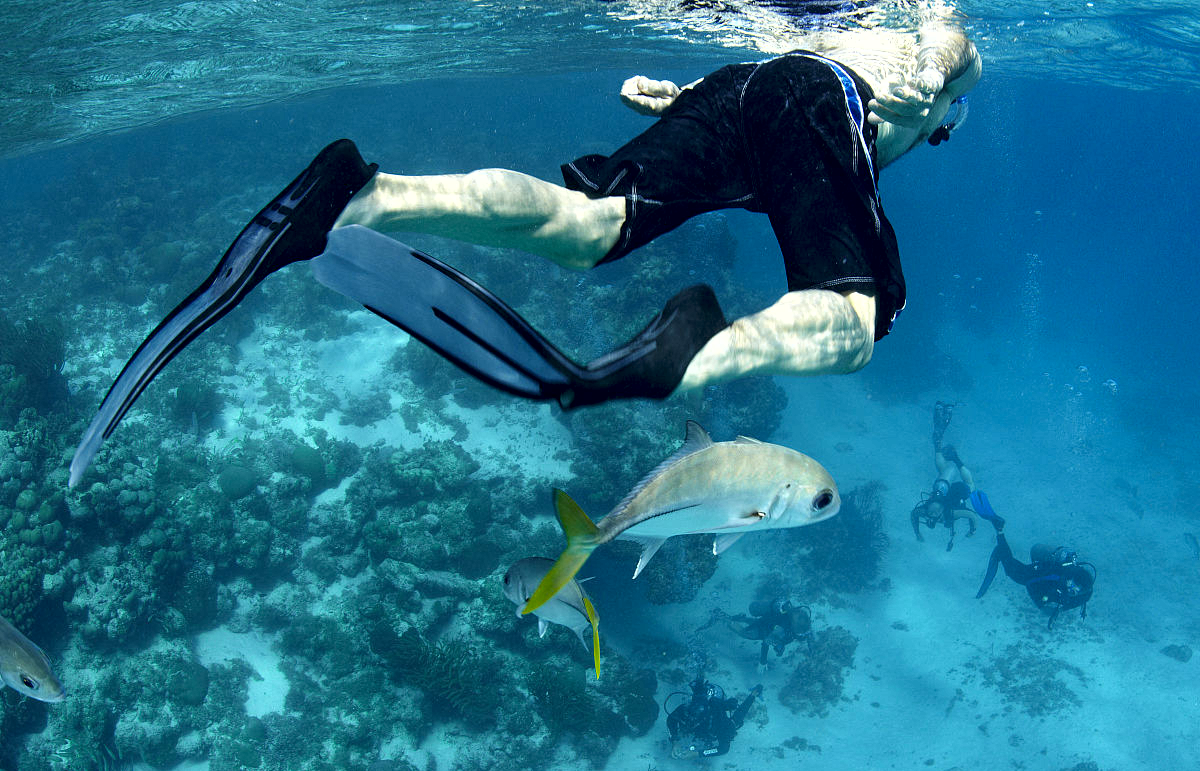
%> input picture uwrepos/NR-UIQA/img1.png, 1200 x 771 px
$ octave --eval "result = Feature_extraction(imread('img1.png'));"   (GNU Octave 9; MATLAB toolbox functions it lacks are replaced by stand-ins)
%> lines starting %> are read from the running program, lines starting %| are printed output that depends on the picture
### uwrepos/NR-UIQA/functions/Colorfulness_feat.m
function color_feature = Colorfulness_feat(I)
 F_color = color_feat(I);
 F_RelayP=Rayleigh_parameter(I);
 F_RelaKL= Rayleigh_KL(I);
 color_feature = [F_color  F_RelayP F_RelaKL];
end

function[feat]=color_feat(I)
feat=[];
I=double(I);
R =I(:,:,1);
G =I(:,:,2);
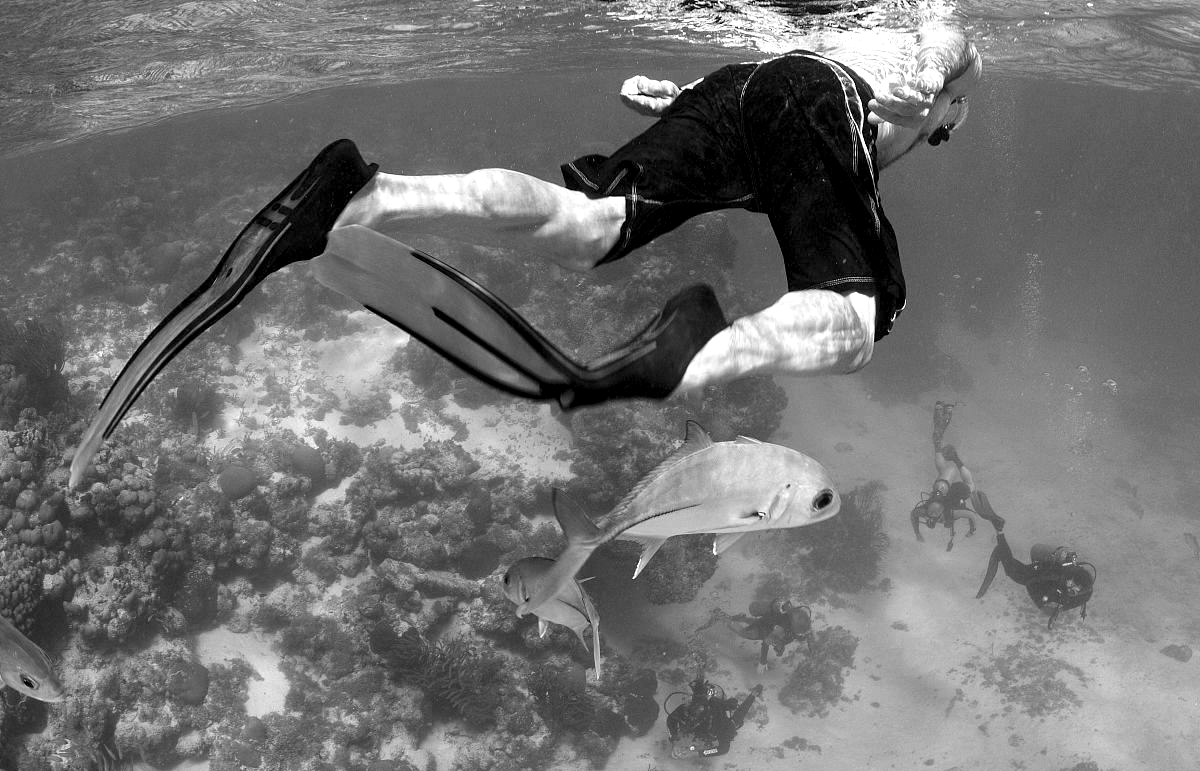
%> G: size 771x1200 double; min 0, max 255, mean 113.9
B =I(:,:,3);
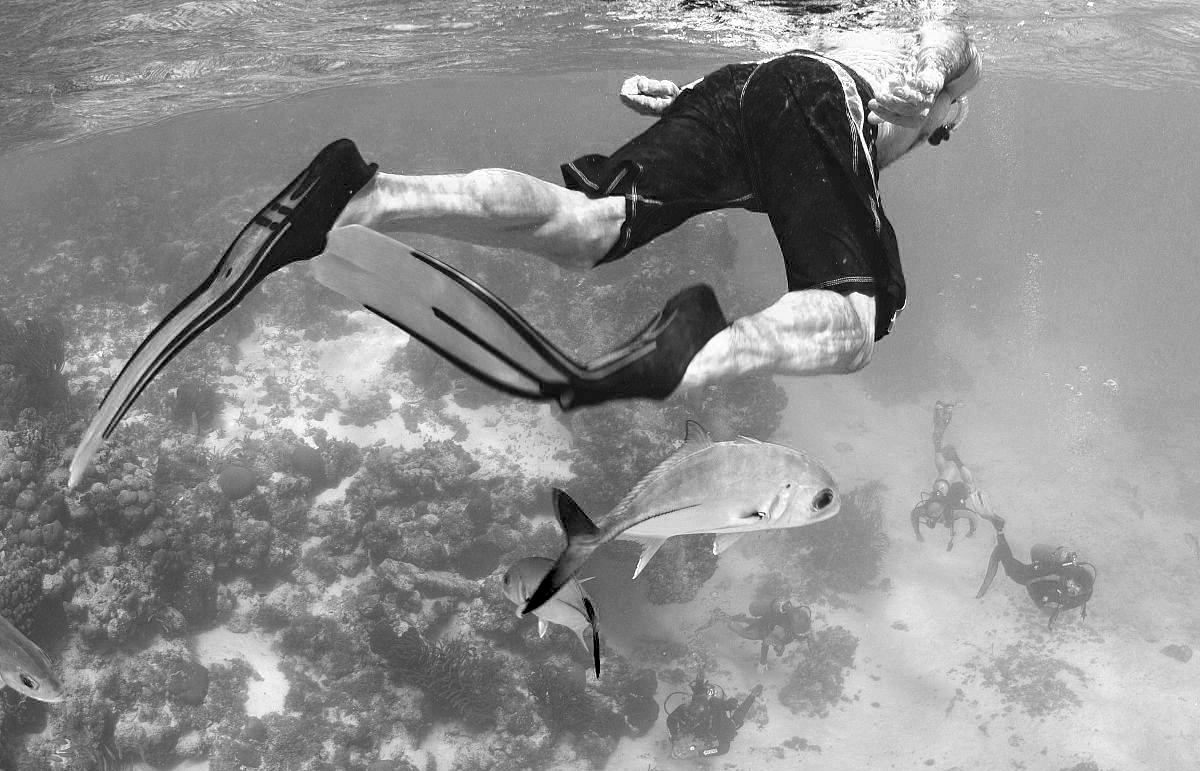
%> B: size 771x1200 double; min 0, max 255, mean 142.3
rg = R-G;
by = 0.5*(R+G)-B;
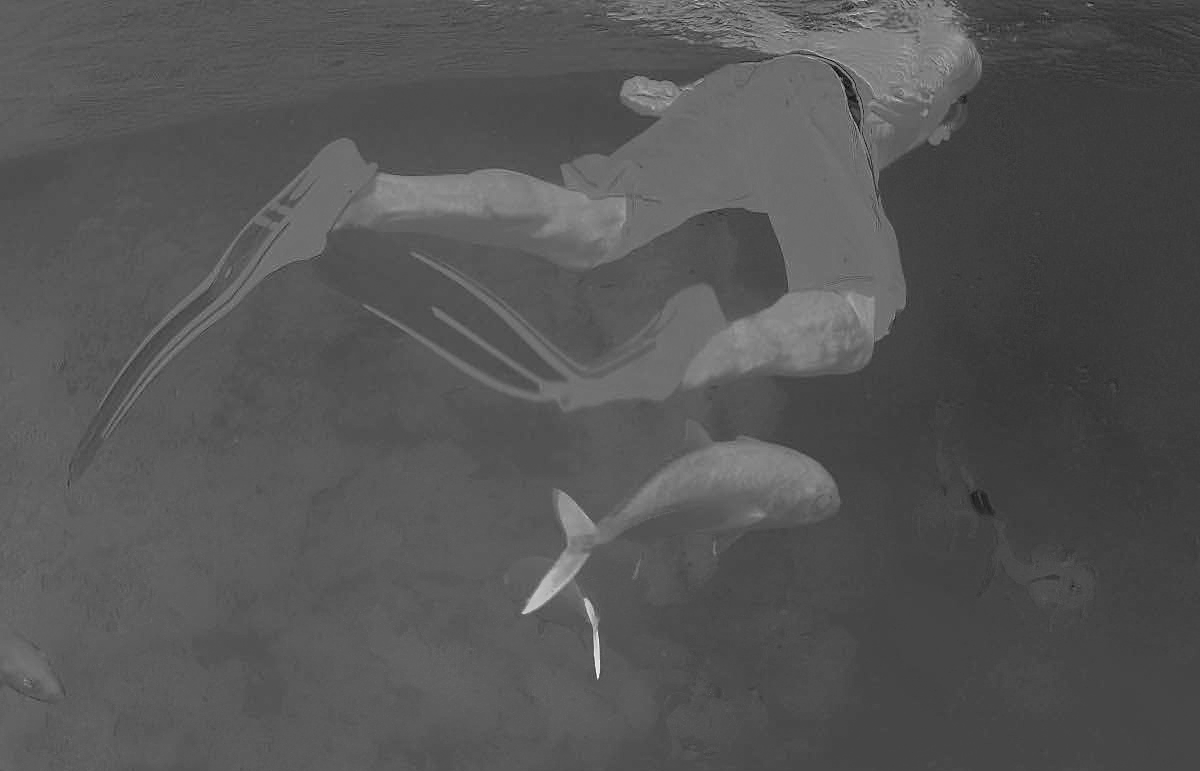
%> by: size 771x1200 double; min -215.5, max 219.5, mean -69.2; drawn with min black and max white
gray_I =rgb2gray(I);
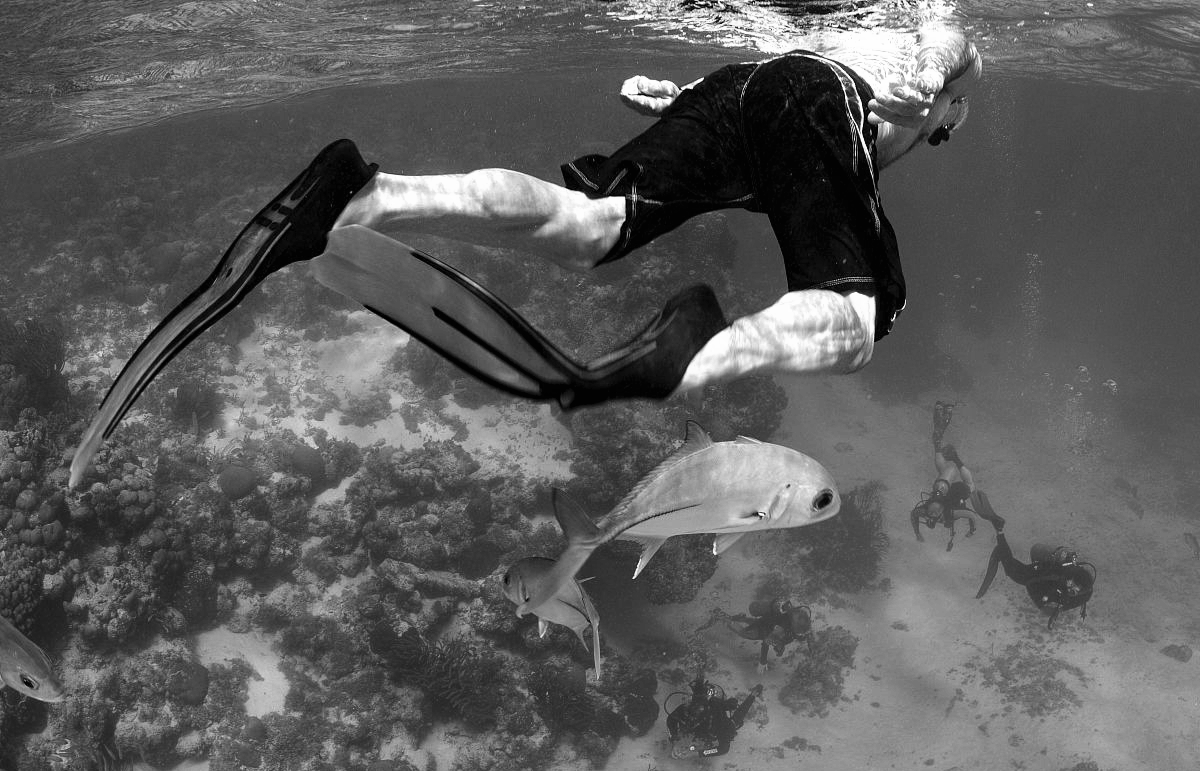
%> gray_I: size 771x1200 double; min 0.228, max 255, mean 92.7
%> the run ends on the next line
[CE_gray CE_by CE_rg] = CE(I);
C2 =mean(mean(CE_rg));
C3 = mean(mean(CE_by));
C4 = mean(mean(CE_gray));
r1=mean(mean(by));
r2=mean(mean(rg));
d1=(std2(by))^2;
d2=(std2(rg))^2;
C5=0.3*((r1^2+r2^2)^(0.5)+(d1+d2)^(0.5));
I = rgb2hsv(I);
img_H=I(:,:,1);
img_S=I(:,:,2);
img_V=I(:,:,3);
[h w]=size(img_S);
C1=(sum(sum(img_S)))/(h*w);
feat=[feat C1 C2 C3 C4 C5];
end

% [51 lines left out: functions Rayleigh_parameter, Rayleigh_KL, not called in this run]

### uwrepos/NR-UIQA/Feature_extraction.m
function feature = Feature_extraction(I)
F_color = Colorfulness_feat(I);
F_contrast = Contrast_feat(I);
F_visibility = Visibility_feat(I);
feature=[F_color F_contrast F_visibility];
